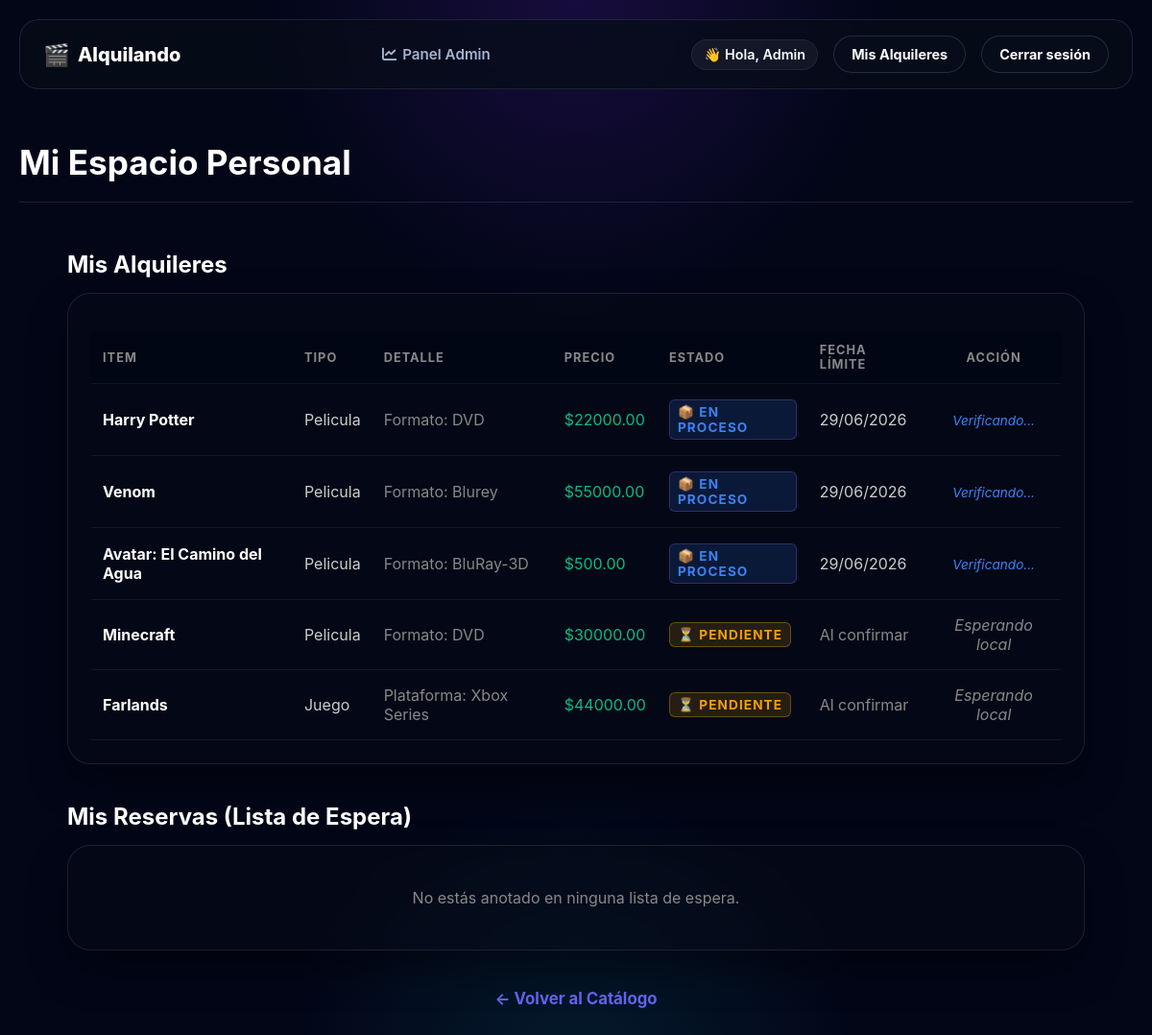
Screenshot of /mis-alquileres (signed in) with the database file from the repository.
### app.py (models this page shows, shortened)
class Alquiler(db.Model):
    __tablename__ = 'alquileres_activos'
    id = db.Column(db.Integer, primary_key=True)
    usuario_id = db.Column(db.Integer, db.ForeignKey('usuarios.id'), nullable=False)
    producto_id = db.Column(db.Integer, db.ForeignKey('productos_alquiler.id'), nullable=False)
    estado = db.Column(db.String(30), default='pendiente')  # pendiente, activo, dev_pendiente
    fecha_alquiler = db.Column(db.DateTime, nullable=True)
    fecha_vencimiento = db.Column(db.DateTime, nullable=True)
    def esta_vencido(self):
        if self.fecha_vencimiento and datetime.now() > self.fecha_vencimiento:
            return True
        return False

class ProductoAlquiler(db.Model):
    __tablename__ = 'productos_alquiler'
    id = db.Column(db.Integer, primary_key=True)
    titulo = db.Column(db.String(100), nullable=False)
    genero = db.Column(db.String(50), nullable=True)
    alquilado = db.Column(db.Boolean, default=False)
    precio_alquiler = db.Column(db.Float, nullable=False)
    stock = db.Column(db.Integer, default=1)
    imagen = db.Column(db.String(100), default='default.jpg')
    contador_alquileres = db.Column(db.Integer, default=0)
    tipo_producto = db.Column(db.String(50))
    alquileres_activos = db.relationship('Alquiler', backref='producto', lazy=True, cascade='all, delete-orphan')
    __mapper_args__ = {
        'polymorphic_on': tipo_producto,
        'polymorphic_identity': 'producto_generico'
    }

class Pelicula(ProductoAlquiler):
    formato = db.Column(db.String(50), nullable=True)
    __mapper_args__ = {'polymorphic_identity': 'pelicula'}
    def obtener_especifico(self):
        return f"Formato: {self.formato}" if self.formato else "Sin formato"

### app.py (the view)
@app.route('/mis-alquileres')
def mis_alquileres():
    if 'usuario_id' not in session:
        return redirect(url_for('login'))
    usuario_actual = Usuario.buscar_por_id(session['usuario_id'])
    alquileres = Alquiler.query.filter_by(usuario_id=usuario_actual.id).filter(
        Alquiler.estado.in_(['pendiente', 'activo', 'dev_pendiente'])
    ).all()
    return render_template('mis_alquileres.html',
                           alquileres=alquileres,
                           reservas=usuario_actual.reservas_solicitadas)

### app.py (called while the page is built)
    @classmethod
    def buscar_por_id(cls, usuario_id):
        return cls.query.get(usuario_id)

    def obtener_especifico(self):
        return f"Plataforma: {self.plataforma}" if self.plataforma else "Sin plataforma"

### templates/mis_alquileres.html (shortened to what this page needs)
{% extends 'base.html' %}
{% block content %}
<section class="pantalla-principal" style="padding: 20px 0; border-bottom: 1px solid var(--border, #333); margin-bottom: 30px;">
    <h1 style="font-size: 2.2rem; color: #fff; margin: 10px 0 0 0;">Mi Espacio Personal</h1>
</section>
<main class="catalogo" style="max-width: 1100px; margin: 0 auto; padding: 0 20px;">
    <h2 class="subtitulo-seccion" style="font-size: 1.5rem; margin-bottom: 15px; color: #fff;">Mis Alquileres</h2>
    <div class="auth-container" style="max-width: 100%; padding: 24px; margin-bottom: 40px;">
        {% if alquileres %}
            <table class="tabla-panel tabla-cliente" style="width: 100%; border-collapse: collapse; text-align: left;">
                <thead>
                    <tr style="border-bottom: 1px solid #333;">
                        <th style="padding: 12px; color: #888;">Item</th>
                        <th style="padding: 12px; color: #888;">Tipo</th>
                        <th style="padding: 12px; color: #888;">Detalle</th>
                        <th style="padding: 12px; color: #888;">Precio</th>
                        <th style="padding: 12px; color: #888;">Estado</th>
                        <th style="padding: 12px; color: #888;">Fecha Límite</th>
                        <th style="padding: 12px; color: #888; text-align: center;">Acción</th>
                    </tr>
                </thead>
                <tbody>
                    {% for a in alquileres %}
                        {% set vencido = a.esta_vencido() %}
                        <tr {% if vencido %}style="background: rgba(255,68,68,0.04);"{% endif %} style="border-bottom: 1px solid rgba(255,255,255,0.05);">
                            <td style="padding: 16px 12px; font-weight: bold; color: #fff;">{{ a.producto.titulo }}</td>
                            <td class="texto-claro" style="padding: 16px 12px; text-transform: capitalize; color: #ccc;">{{ a.producto.tipo_producto }}</td>
                            <td class="texto-gris" style="padding: 16px 12px; color: #888;">{{ a.producto.obtener_especifico() }}</td>
                            <td class="texto-verde" style="padding: 16px 12px; color: #10b981;">${{ "%.2f"|format(a.producto.precio_alquiler) }}</td>
                            <td style="padding: 16px 12px;">
                                {% if a.estado == 'pendiente' %}
                                    <span class="badge pendiente" style="background: rgba(245,158,11,0.15); color: #f59e0b; padding: 4px 8px; border-radius: 6px; font-size: 0.85rem;">⏳ Pendiente</span>
                                {% elif a.estado == 'activo' and vencido %}
                                    <span class="badge vencido" style="background: rgba(239,68,68,0.15); color: #ef4444; padding: 4px 8px; border-radius: 6px; font-size: 0.85rem;">⚠️ Vencido</span>
                                {% elif a.estado == 'activo' %}
                                    <span class="badge alquiler-ok" style="background: rgba(16,185,129,0.15); color: #10b981; padding: 4px 8px; border-radius: 6px; font-size: 0.85rem;">✔ Activo</span>
                                {% elif a.estado == 'dev_pendiente' %}
                                    <span class="badge dev-pendiente" style="background: rgba(59,130,246,0.15); color: #3b82f6; padding: 4px 8px; border-radius: 6px; font-size: 0.85rem;">📦 En proceso</span>
                                {% endif %}
                            </td>
                            <td style="padding: 16px 12px;">
                                {% if a.estado == 'pendiente' %}
                                    <span class="texto-gris" style="color: #888;">Al confirmar</span>
                                {% elif a.fecha_vencimiento %}
                                    <span style="color: {% if vencido %} #ef4444 {% else %} #ccc {% endif %};">
                                        {{ a.fecha_vencimiento.strftime('%d/%m/%Y') }}
                                    </span>
                                {% else %}
                                    <span class="texto-gris" style="color: #888;">—</span>
                                {% endif %}
                            </td>
                            <td style="padding: 16px 12px; text-align: center;">
                                {% if a.estado == 'pendiente' %}
                                    <span class="texto-gris" style="font-style: italic; color: #888;">Esperando local</span>
                                {% elif a.estado == 'dev_pendiente' %}
                                    <span style="font-style: italic; color: #3b82f6; font-size: 0.85rem;">Verificando...</span>
                                {% endif %}
                            </td>
                        </tr>
                    {% endfor %}
                </tbody>
            </table>
        {% else %}
            <p class="texto-vacio" style="color: #888; text-align: center; padding: 20px 0; margin: 0;">No tenés ningún alquiler activo en este momento.</p>
        {% endif %}
    </div>
    <h2 class="subtitulo-seccion" style="font-size: 1.5rem; margin-bottom: 15px; color: #fff;">Mis Reservas (Lista de Espera)</h2>
    <div class="auth-container" style="max-width: 100%; padding: 24px; margin-bottom: 40px;">
        {% if reservas %}
            <table class="tabla-panel tabla-cliente" style="width: 100%; border-collapse: collapse; text-align: left;">
                <thead>
                    <tr style="border-bottom: 1px solid #333;">
                        <th style="padding: 12px; color: #888;">Item</th>
                        <th style="padding: 12px; color: #888;">Tipo</th>
                        <th style="padding: 12px; color: #888;">Detalle</th>
                        <th style="padding: 12px; color: #888; text-align: center;">Acción</th>
                    </tr>
                </thead>
                <tbody>
                    {% for r in reservas %}
                        <tr style="border-bottom: 1px solid rgba(255,255,255,0.05);">
                            <td style="padding: 16px 12px; font-weight: bold; color: #fff;">{{ r.titulo }}</td>
                            <td class="texto-claro" style="padding: 16px 12px; text-transform: capitalize; color: #ccc;">{{ r.tipo_producto }}</td>
                            <td class="texto-gris" style="padding: 16px 12px; color: #888;">{{ r.obtener_especifico() }}</td>
                            <td style="padding: 16px 12px; text-align: center;">
                                <a href="{{ url_for('cancelar_reserva', prod_id=r.id) }}"
                                   style="background: rgba(245,158,11,0.15); color: #f59e0b; padding: 6px 12px; border-radius: 6px; text-decoration: none; font-size: 0.85rem; font-weight: bold;">
                                    Cancelar
                                </a>
                            </td>
                        </tr>
                    {% endfor %}
                </tbody>
            </table>
        {% else %}
            <p class="texto-vacio" style="color: #888; text-align: center; padding: 20px 0; margin: 0;">No estás anotado en ninguna lista de espera.</p>
        {% endif %}
    </div>
    <div style="text-align: center; margin-bottom: 50px;">
        <a href="{{ url_for('inicio') }}" style="color: #6366f1; text-decoration: none; font-weight: bold; font-size: 1.05rem;">← Volver al Catálogo</a>
</main>
{% endblock %}

### static/estilos.css (style rules this page uses)
* { box-sizing: border-box; }
:root { --bg-main: #020617; --bg-soft: rgba(8, 15, 29, 0.78); --panel: rgba(7, 12, 24, 0.7); --panel-strong: rgba(7, 12, 24, 0.9); --border: rgba(148, 163, 184, 0.16); --border-soft: rgba(148, 163, 184, 0.1); --text-main: #f8fafc; --text-muted: #a5b4d1; --accent: #8b5cf6; --accent-strong: #6d28d9; --accent-soft: rgba(139, 92, 246, 0.22); --success: #22c55e; --warning: #fbbf24; --danger: #fb7185; --shadow: 0 24px 80px rgba(0, 0, 0, 0.38); }
body { margin: 0; min-height: 100vh; font-family: Inter, system-ui, -apple-system, BlinkMacSystemFont, "Segoe UI", sans-serif; color: var(--text-main); background: radial-gradient(circle at top, rgba(91, 33, 182, 0.24), transparent 26%), radial-gradient(circle at bottom, rgba(14, 116, 144, 0.18), transparent 24%), var(--bg-main); }
body, h1, h2, h3, p { margin: 0; }
a { color: var(--text-main); text-decoration: none; transition: opacity 0.2s; }
.tabla-panel { width: 100%; border-collapse: collapse; margin-top: 15px; color: var(--text-main); }
.tabla-panel th, .tabla-panel td { padding: 12px; text-align: left; border-bottom: 1px solid var(--border-soft); vertical-align: middle; }
.tabla-panel th { background: rgba(2, 6, 23, 0.85); color: var(--text-muted); font-weight: bold; font-size: 0.8rem; text-transform: uppercase; letter-spacing: 1px; }
.tabla-cliente th, .tabla-cliente td { padding: 15px 10px; }
.badge { display: inline-flex; align-items: center; padding: 4px 10px; border-radius: 999px; font-size: 0.68rem; font-weight: bold; text-transform: uppercase; letter-spacing: 0.08em; }
.badge.pendiente { background: rgba(251, 191, 36, 0.15); color: var(--warning); border: 1px solid rgba(251, 191, 36, 0.3); }
.badge.dev-pendiente { background: rgba(139, 92, 246, 0.15); color: #c0a5ff; border: 1px solid rgba(139, 92, 246, 0.3); }
.auth-container { background: rgba(7, 12, 24, 0.45); border: 1px solid var(--border, #333); border-radius: 24px; padding: 50px 40px; width: 100%; max-width: 520px; backdrop-filter: blur(8px); box-shadow: 0 20px 40px rgba(0, 0, 0, 0.4); }

### rows the page displays
Alquiler: producto.titulo "Harry Potter", producto.tipo_producto "Pelicula", producto.obtener_especifico "Formato: DVD", estado "📦 EN PROCESO", fecha_vencimiento "29/06/2026"
Pelicula: producto.precio_alquiler "22000.00"
Alquiler: producto.titulo "Venom", producto.tipo_producto "Pelicula", producto.obtener_especifico "Formato: Blurey", estado "📦 EN PROCESO", fecha_vencimiento "29/06/2026"
Pelicula: producto.precio_alquiler "55000.00"
Alquiler: producto.titulo "Avatar: El Camino del Agua", producto.tipo_producto "Pelicula", producto.obtener_especifico "Formato: BluRay-3D", estado "📦 EN PROCESO", fecha_vencimiento "29/06/2026"
Pelicula: producto.precio_alquiler "500.00"
Alquiler: producto.titulo "Minecraft", producto.tipo_producto "Pelicula", producto.obtener_especifico "Formato: DVD", estado "⏳ PENDIENTE"
Pelicula: producto.precio_alquiler "30000.00"
Alquiler: producto.titulo "Farlands", producto.tipo_producto "Juego", producto.obtener_especifico "Plataforma: Xbox Series", estado "⏳ PENDIENTE"
Pelicula: producto.precio_alquiler "44000.00"

### other values shown
{{ session['usuario_nombre'] }} "Admin"
